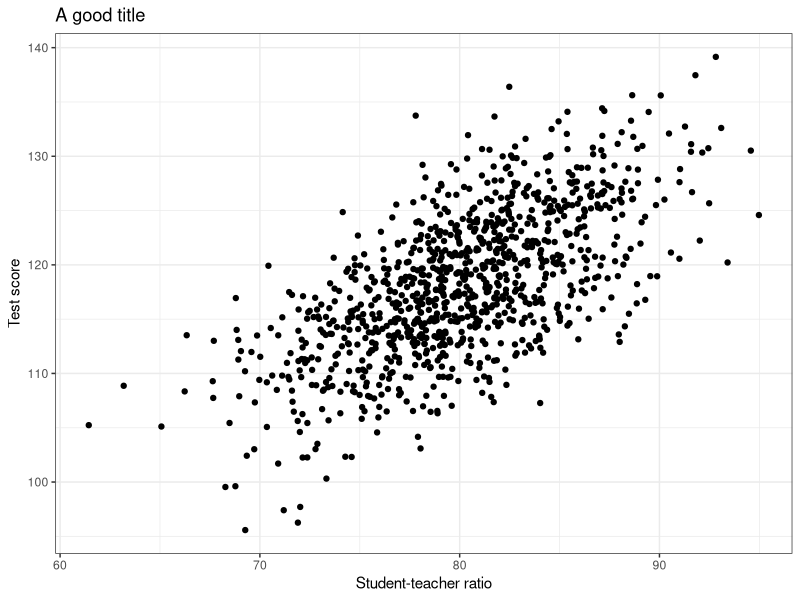

This figure's R source:
## ---- chunk 1
knitr::opts_chunk$set(echo = TRUE, message=F,error=F,warnng=F)
options(repr.plot.width=14, repr.plot.antialias='subpixel',
        repr.plot.res=218)
## ---- chunk 2
# let the sample size be 1000
# let x1 be student-teacher ratio (STR)
# let Y be test score
# let the true relation between test score and student-teacher ratio be linear and the impact of STR on test # score are 0.85
N <- 1000
X1 <- rnorm(N, 80, 5)
error <- rnorm(N, 0, 5)
Y <- 50 + 0.85*X1 + error
mydata <- data.frame(Score=Y, STR=X1)

library("ggplot2")
ggplot(mydata) +
   geom_point(aes(x=STR, y=Score)) +
      labs(title = "A good title", x = "Student-teacher ratio", y = "Test score")+
  theme_bw()
## ---- chunk 3
res <- lm(Score ~ STR, data = mydata, na.action = na.omit)
summary(res)
## ---- chunk 4
# Plug our data into fomula
# estimate beta1
b1.num <- sum((X1-mean(X1))*(Y-mean(Y)))
b1.den <- sum((X1-mean(X1))^2)
b1 <- b1.num/b1.den

# estimate beta0
b0 <- mean(Y) - b1*mean(X1)

cat("The OLS estimator of beta0 and beta1 are", b0, "and", b1, "respectively. \n")
## ---- chunk 5
# estimated error term
e_hat <- Y-b0-b1*X1

# s.e. of b1
b1.se <- sqrt(1/(N-2)*sum(e_hat^2)/sum((X1-mean(X1))^2))

# s.e. of b0
b0.se <- b1.se*sqrt(mean(X1^2))

cat("The standard error of beta0 and beta1 are", b0.se, "and", b1.se, "respectively. \n")
## ---- chunk 6
# t-value of b1
b1.t <- b1/b1.se

# t-value of b0
b0.t <- b0/b0.se

cat("The t-value of beta0 and beta1 are", b0.t, "and", b1.t, "respectively. \n")
## ---- chunk 7
# p-value of b1
b1.p <- 2*pt(b1.t, df=2, ncp = N)

# p-value of b0
b0.p <- 2*pt(b0.t, df=2, ncp = N)

cat("The p-value of beta0 and beta1 are", b0.p, "and", b1.p, "respectively. \n")
## ---- chunk 8
# let the sample size be 1000
# let x1 be student-teacher ratio (STR)
# let x2 be age
# let x3 be gender
# let x4 be GDP
# let Y be test score
# let the true relation between test score and student-teacher ratio be linear and the impact of STR, Age
# Gender, and GDP on test score are 0.85, 1.1, 0.2, and 0, respectively.
N <- 100
X1 <- rnorm(N, 80, 5)
X2 <- sample(c(13:21), N, replace = TRUE)
X3 <- sample(c(0,1), N, replace = TRUE)
X4 <- rnorm(rnorm(N, 0, 10))
error <- rnorm(N, 0, 5)
Y <- 50 + 0.85*X1 + 1.1*X2 + 5*X3 + error

mydata <- data.frame(Score=Y, STR=X1, Age=X2, Gender=X3, GDP=X4)
mydata$Gender <- factor(mydata$Gender, levels = c(0,1), labels = c("M", "F"))

head(mydata,5)
## ---- chunk 9
res <- lm(Score ~ STR + Age + Gender + GDP, data = mydata, na.action = na.omit)
summary(res)
## ---- chunk 10
X <- cbind(1,X1,X2,X3,X4)

beta <- solve(t(X)%*%X)%*%t(X)%*%Y
## ---- chunk 11
mod <- lm(Y~X)
beta.var <- anova(mod)[[3]][2]*solve(t(X)%*%X)
sqrt(diag(beta.var))
## ---- chunk 12
N <- 1000
X1 <- rnorm(N, 80, 5)
X2 <- sample(c(13:21), N, replace = TRUE)
X3 <- sample(c(0,1), N, replace = TRUE)
X4 <- rnorm(rnorm(N, 0, 10))
error <- rnorm(N, 0, 5)
Y <- 50 + 0.85*X1^2 + 1.1*X2 + 5*X3 + error

mydata <- data.frame(Score=Y, STR=X1, Age=X2, Gender=X3, GDP=X4)
mydata$Gender <- factor(mydata$Gender, levels = c(0,1), labels = c("M", "F"))
## ---- chunk 13
res <- lm(Score ~ STR + Age + Gender + GDP, data = mydata, na.action = na.omit)
summary(res)
## ---- chunk 14
res <- lm(Score ~ I(STR^2) + Age + Gender + GDP, data = mydata, na.action = na.omit)
summary(res)
## ---- chunk 15
N <- 1000
X2 <- sample(c(13:21), N, replace = TRUE)
X3 <- sample(c(0,1), N, replace = TRUE)
X4 <- rnorm(rnorm(N, 0, 10))

# X1 and X2 are correlated by construction
X1 <- 0.5*X2 + rnorm(N, 80, 5)

error <- rnorm(N, 0, 5)
Y <- 50 + 0.85*X1 + 1.1*X2 + 5*X3 + error

mydata <- data.frame(Score=Y, STR=X1, Age=X2, Gender=X3, GDP=X4)
mydata$Gender <- factor(mydata$Gender, levels = c(0,1), labels = c("M", "F"))
## ---- chunk 16
res <- lm(Score ~ STR + Age + Gender + GDP, data = mydata, na.action = na.omit)
summary(res)
## ---- chunk 17
res <- lm(Score ~ STR + Gender + GDP, data = mydata, na.action = na.omit)
summary(res)
